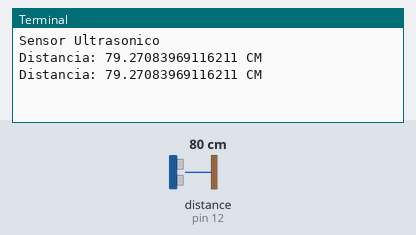
The program below on a simulated Raspberry Pi (header pin numbers). On the bench: the last lines printed to the terminal. Inputs (shaded band) come from the test bench; at power-on: distance to the obstacle (sensor on pin 12) 80 cm. The echo pulse lasts 58.3 µs per cm; the clock reads 2024-03-15 10:24:30 at power-on unless the program sets it.

Above: at 1.2 s.
1.3 s: distance to the obstacle (sensor on pin 12) set to 2 cm
At 1.9 s:
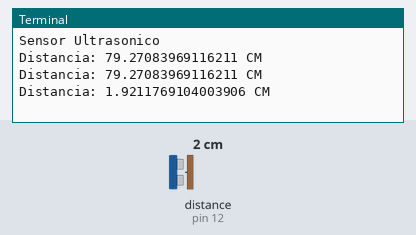
2.8 s: distance to the obstacle (sensor on pin 12) set to 4 cm
At 3.4 s:
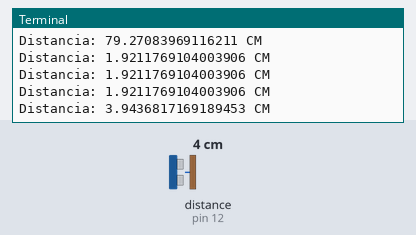
Timing chart, 0 to 5.8 s (numbered marks = the images above; inputs shaded):
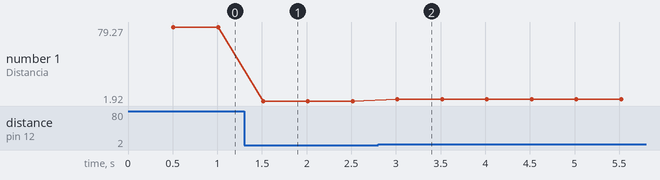

Measured:
- after the input at 1.3 s, the terminal: prints a new line after 0.21 s (image 1)
- after the input at 2.8 s, the terminal: prints a new line after 0.22 s (image 2)
- plotted number 1: 79.27 → 1.92 after the input at 1.3 s, 1.92 → 3.95 after the input at 2.8 s

The program:

sensorUltrasonido.py
```python
import RPi.GPIO as GPIO
import time

GPIO.setmode(GPIO.BOARD)

Trigger = 10
Echo = 12

GPIO.setup(Trigger,GPIO.OUT)
GPIO.setup(Echo,GPIO.IN)

print("Sensor Ultrasonico")

try:
	while True:
		GPIO.output(Trigger, False)
		time.sleep(0.5)

		GPIO.output(Trigger,True)
		time.sleep(0.00001)
		GPIO.output(Trigger,False)
		inicio=time.time()

		while GPIO.input(Echo) ==0:
			inicio = time.time()

		while GPIO.input(Echo) ==1:
			final = time.time()

		t_transcurrido = final-inicio

		distancia = t_transcurrido*34000

		distancia = distancia/2

		print("Distancia: {dist} CM".format(dist=distancia))

except KeyboardInterrupt:
	GPIO.cleanup()
```
